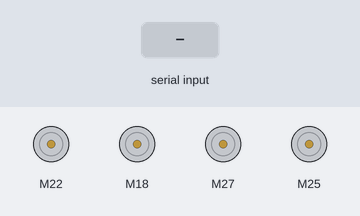
Bench run of a sketch on a simulated ESP32. Parts: 4 × DC motor (green arrow = forward, orange = backward, longer = faster). The test bench sets the inputs (shaded band). Nothing arrives over Bluetooth unless stated.

Above: at 1.2 s.
1.3 s: "s:1\n" received over the second serial link
2.8 s: "lj:1\n" received over the second serial link
At 3.2 s:
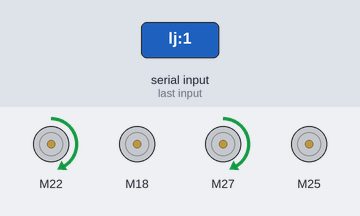
4.3 s: "lj:150\n" received over the second serial link
At 5.5 s:
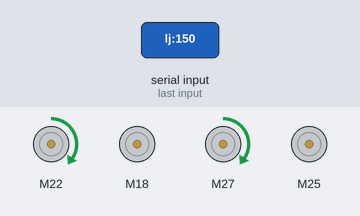
5.8 s: "axis\n" received over the second serial link
At 6.7 s:
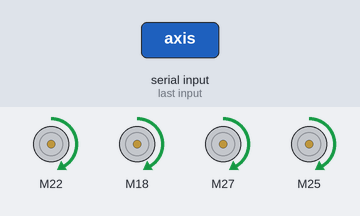
7.3 s: "s\n" received over the second serial link
At 7.8 s:
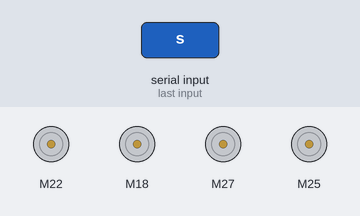
8.8 s: "s:150\n" received over the second serial link
At 10.1 s:
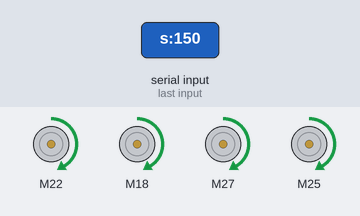
Timing chart, 0 to 30.3 s (numbered marks = the images above; inputs shaded):
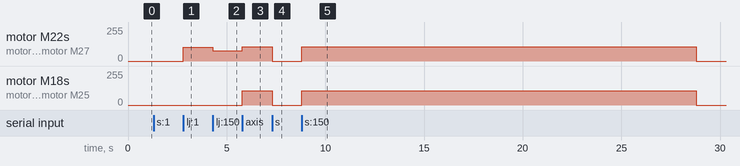

Measured:
- after the input at 2.8 s, motor M22, motor M27: stopped → forward 105/255 at once
- after the input at 4.3 s, motor M22, motor M27: forward 105/255 → forward 78/255 at once
- after the input at 5.8 s, motor M22, motor M27: forward 78/255 → forward 106/255 at once; motor M18, motor M25: stopped → forward 106/255 at once
- after the input at 7.3 s, motor M22, motor M18, motor M27, motor M25: forward 106/255 → stopped at once
- after the input at 8.8 s, motor M22, motor M18, motor M27, motor M25: stopped → forward 106/255 at once, → stopped 20.0 s later

The sketch:

mecanum-car-esp32.ino
```cpp
#include <BluetoothSerial.h>
#include <math.h>
#include <L298N.h>

#define TIMEOUT_MS 20000 //for in case the car disconnect

unsigned long last_cmd_time;

BluetoothSerial bluetoothSerial;


// Pin Definitions for Motor Driver 1 (L298N1)
#define M1_ENA 23
#define M1_IN1 22
#define M1_IN2 19
#define M1_IN3 18
#define M1_IN4 5
#define M1_ENB 17

// Pin Definitions for Motor Driver 2 (L298N2)
#define M2_ENA 14
#define M2_IN1 27
#define M2_IN2 26
#define M2_IN3 25
#define M2_IN4 33
#define M2_ENB 32

// Motors Instances
L298N motor1(M1_ENA, M1_IN1, M1_IN2);
L298N motor2(M1_ENB, M1_IN3, M1_IN4);
L298N motor3(M2_ENA, M2_IN1, M2_IN2);
L298N motor4(M2_ENB, M2_IN3, M2_IN4);


// axes
double x = 0;
double y = 0;
double turn = 0;


void setup() {

  bluetoothSerial.begin("ESP32test");

  last_cmd_time = millis();
}


void loop() {

  if (bluetoothSerial.available()) {
    last_cmd_time = millis();
    String raw = bluetoothSerial.readStringUntil('\n');

    if (raw.equals("s") || raw.equals("stop")) {
      stop();
    } else {
      parse(raw);
      set_motors();
    }
  } else if (millis() - last_cmd_time > TIMEOUT_MS) {
    stop();
  }
}


void parse(String raw) {
  String type = raw.substring(0, raw.indexOf(":"));
  String data = raw.substring(raw.indexOf(":") + 1);

  if (type == "lj") {
    x = data.substring(0, data.indexOf(",")).toDouble();
    y = data.substring(data.indexOf(",") + 1).toDouble();


  } else if (type == "rj") {
    turn = data.substring(0, data.indexOf(",")).toDouble();
  } else if (type == "axis") {
    int id = data.substring(0, data.indexOf(",")).toInt();
    double value = data.substring(data.indexOf(",") + 1).toDouble();

    switch (id) {
      case 0:
        x = value;
        break;
      case 1:
        y = value;
        // inverting y sign due to joystick configration
        y *= -1;
        break;
      case 2:
        turn = value;
      default:
        break;
    }
  }
}


void set_motors() {
  double theta = atan2(y, x);
  double power = hypot(x, y);

  double p_sin = sin(theta - PI / 4);
  double p_cos = cos(theta - PI / 4);

  double normalizer = max(max(abs(p_sin), abs(p_cos)), 0.1);

  double power1 = power * p_cos / normalizer + turn;
  uint8_t speed1 =  calculate_speed(power1);

  double power2 = power * p_sin / normalizer - turn;
  uint8_t speed2 =  calculate_speed(power2);

  double power3 = power * p_cos / normalizer - turn;
  uint8_t speed3 =  calculate_speed(power3);

  double power4 = power * p_sin / normalizer + turn;
  uint8_t speed4 =  calculate_speed(power4);

  motor1.setSpeed(speed1);
  motor1.run(get_direction(power1));

  motor2.setSpeed(speed2);
  motor2.run(get_direction(power2));

  motor3.setSpeed(speed3);
  motor3.run(get_direction(power3));

  motor4.setSpeed(speed4);
  motor4.run(get_direction(power4));

}


uint8_t calculate_speed(double power) {
  uint8_t speed = static_cast<uint8_t>(round(abs(power) * 255.0));
  speed = min(max(speed, static_cast<uint8_t>(0)), static_cast<uint8_t>(255));
  return speed;
}


L298N::Direction get_direction(double power) {
  if (power > 0) {
    return L298N::FORWARD;
  } else if (power < 0) {
    return L298N::BACKWARD;
  } else {
    return L298N::STOP;
  }
}


void stop() {
  motor1.setSpeed(0);
  motor1.run(L298N::STOP);
  motor2.setSpeed(0);
  motor2.run(L298N::STOP);
  motor3.setSpeed(0);
  motor3.run(L298N::STOP);
  motor4.run(L298N::STOP);
}
```
